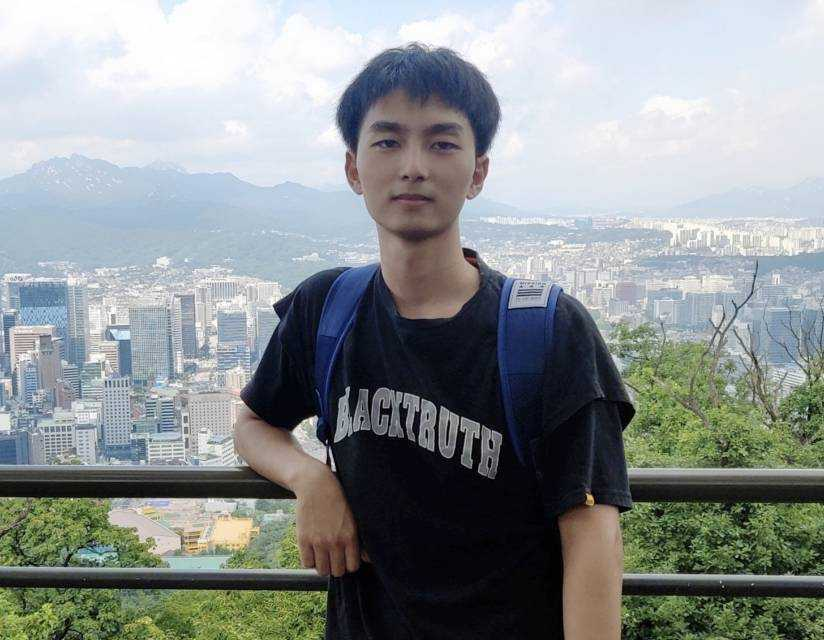
#> input picture face_detection/data/1.jpg, 824 x 640 px
$ python main.py
#> lines starting #> are read from the running program, lines starting #| are printed output that depends on the picture; after the words box and inside, x2 and y2 are one past the last pixel; in counts of white or black regions, pixels touching at a corner belong together
import cv2          #导入opencv
im_data = cv2.imread('../data/1.jpg')       #读取图像
#> im_data is the input picture: shape (640, 824, 3); mean B, G, R 145.9, 145.7, 139.9
face_xml = cv2.CascadeClassifier('./model/haarcascade_frontalface_default.xml')       #导入人脸检测模型文件
eye_xml = cv2.CascadeClassifier('./model/haarcascade_eye.xml')                        #导入眼睛检测模型文件
gray = cv2.cvtColor(im_data, cv2.COLOR_BGR2GRAY)            #转为灰度图
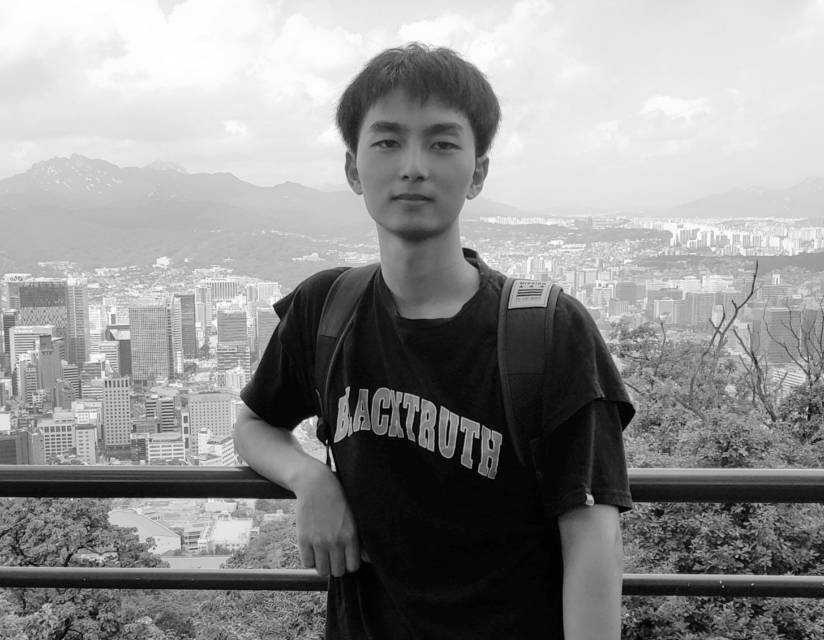
#> gray: shape (640, 824); min 0, max 255, mean 144
faces = face_xml.detectMultiScale(gray, 1.3, 5)             #人脸检测
#> faces = [[335, 80, 157, 157]]
for (x, y, w, h) in faces:
    cv2.rectangle(im_data, (x, y), (x+w, y+h), (0, 0, 255), thickness=2)    #绘制人脸检测框
    roi_face = gray[y:y + h, x:x + w]                                       #获取人脸框用以检测眼睛
    eyes = eye_xml.detectMultiScale(roi_face)                               #眼睛检测
    for (e_x, e_y, e_w, e_h) in eyes:
        print(e_x, e_y, e_w, e_h)
        cv2.rectangle(im_data, (e_x+x, e_y+y), (e_w+e_x+x, e_y+y+e_h), (0, 0, 255), thickness=2)    #绘制眼睛检测框
#> this loop made 1 pass
#> (x, y, w, h, eyes) on pass 1: (335, 80, 157, 157, [[84, 43, 40, 40], [33, 44, 38, 38]])
#| 84 43 40 40
#| 33 44 38 38
#> pass 1, `roi_face = gray[y:y + h, x:x + w]`:
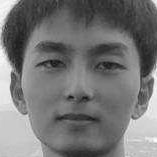
#> roi_face: shape (157, 157); min 17, max 254, mean 117.5
#> after the loop:
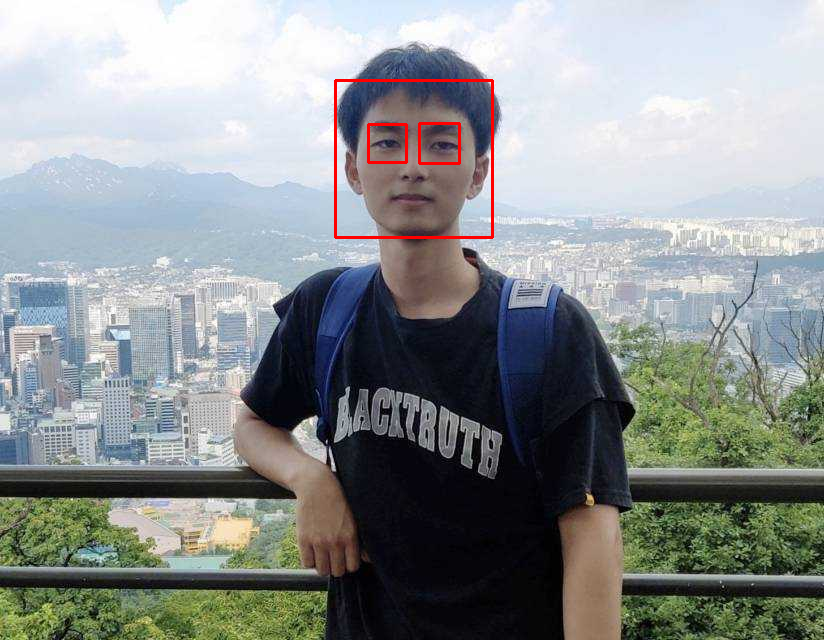
#> im_data: shape (640, 824, 3); 0.53% of pixels changed, all inside (x1, y1, x2, y2) = (334, 79, 494, 239)
cv2.namedWindow("result", cv2.WINDOW_NORMAL)
cv2.imshow("result", im_data)                                                       #结果展示
cv2.waitKey(0)
